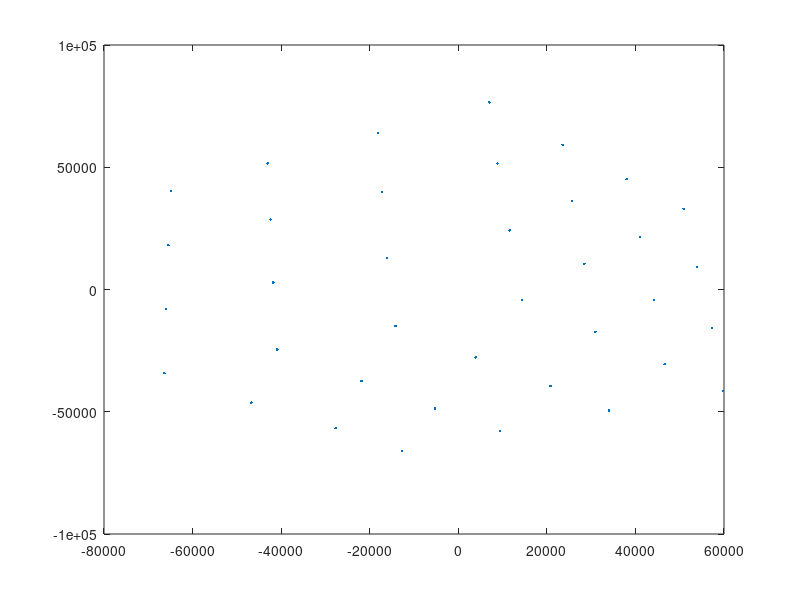
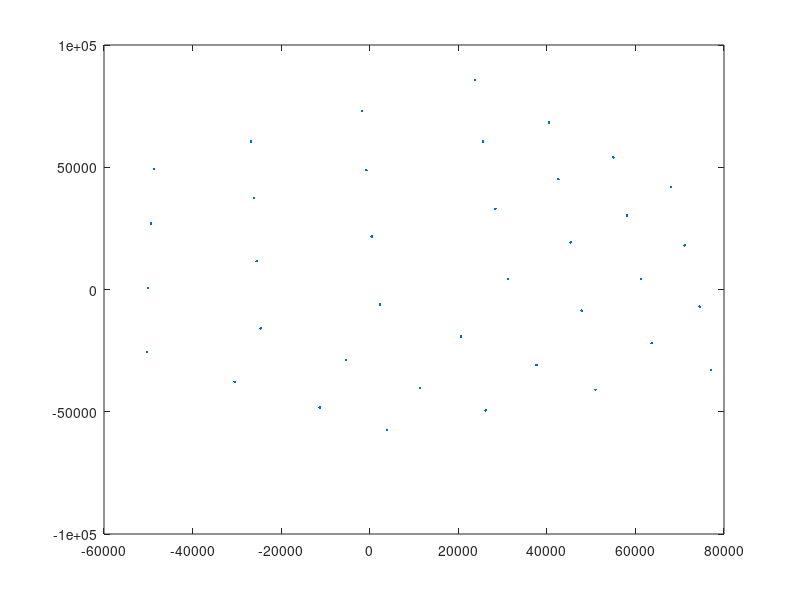

MATLAB code for these plots, in order:
clear
load('compEx3data.mat');

std1 = std (x {1 }(1:2 ,:) ,0 ,2);
x1mean = mean (x {1 }(1:2 ,:) ,2);
x2mean = mean (x {2 }(1:2 ,:) ,2);

std2 = std (x {2 }(1:2 ,:) ,0 ,2);



N1 = [std1(1), 0, -std1(1)*x1mean(1); 0 std1(2) -std1(2)*x1mean(2); 0 0 1];
N2 = [std2(1), 0, -std2(1)*x2mean(1); 0 std2(2) -std2(2)*x2mean(2); 0 0 1];


x1 = N1 * x{1};
x2 = N2 * x{1};
figure;
plot (x1 (1 ,:) , x1 (2 ,:) , '. ')
figure;
plot (x2 (1 ,:) , x2 (2 ,:) , '. ')


